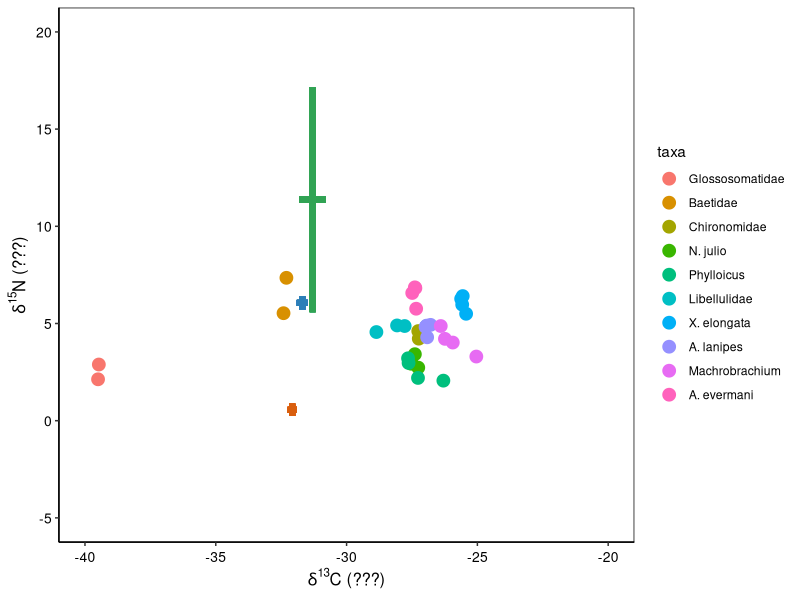

This figure's R source:


library(ggplot2)
library(ggpubr)

QPA_Feb17 <- read.csv("Biplot/QPA_Feb17.csv")
head(QPA_Feb17)

QPA_Feb17$taxa <- factor(QPA_Feb17$taxa, levels = c("Glossosomatidae", "Baetidae", "Chironomidae", "N. julio",
                                                    "Phylloicus", "Libellulidae", "X. elongata", "A. lanipes",
                                                    "Machrobrachium", "A. evermani"))
levels(QPA_Feb17$taxa) 

  ggplot(QPA_Feb17, aes(x=C, y=N)) +
  geom_point(aes(colour=taxa), size=4) +
  labs(x= expression(delta^{13}*"C (???)"), y = expression(delta^{15}*"N (???)"))+
  
  geom_segment(aes(x=-31.91,xend=-32.25,yend=0.56,y=0.56), size=2, color="#d95f0e") + # C leaflitter
  geom_segment(aes(x=-32.08,xend=-32.08,yend=0.878914827,y=0.241085173), size=2, color="#d95f0e") + # N leaflitter
  
  geom_segment(aes(x=-31.48,xend=-31.90,yend=6.06,y=6.06), size=2, color="#2c7fb8")+ # C biofilm
  geom_segment(aes(x=-31.69,xend=-31.69,yend=6.389520784,y=5.730479216), size=2, color="#2c7fb8")+ # N biofilm
  
  geom_segment(aes(x=-30.79,xend=-31.81,yend=11.37138181,y=11.37138181), size=2, color="#31a354") +# C algae
  geom_segment(aes(x=-31.29893075,xend=-31.29893075,yend=17.153228921,y=5.589534699), size=2, color="#31a354") +# algae
  xlim(-40,-20) +
  ylim(-5,20) +

  theme(axis.title.y = element_text(size = 12, angle = 90)) + 
  theme(axis.title.x = element_text(size = 12, angle = 00)) +
  
  theme(axis.text.x=element_text(angle=0, size=10, vjust=0.5, color="black")) + #subaxis x
  theme(axis.text.y=element_text(angle=0, size=10, vjust=0.5, color="black")) + #subaxis y
  
  theme(panel.grid.major = element_blank(), panel.grid.minor = element_blank(),
        panel.background = element_blank(), axis.line = element_line(colour = "black")) +
  theme(panel.border = element_rect(colour = "black", fill=NA, size=0.5))
